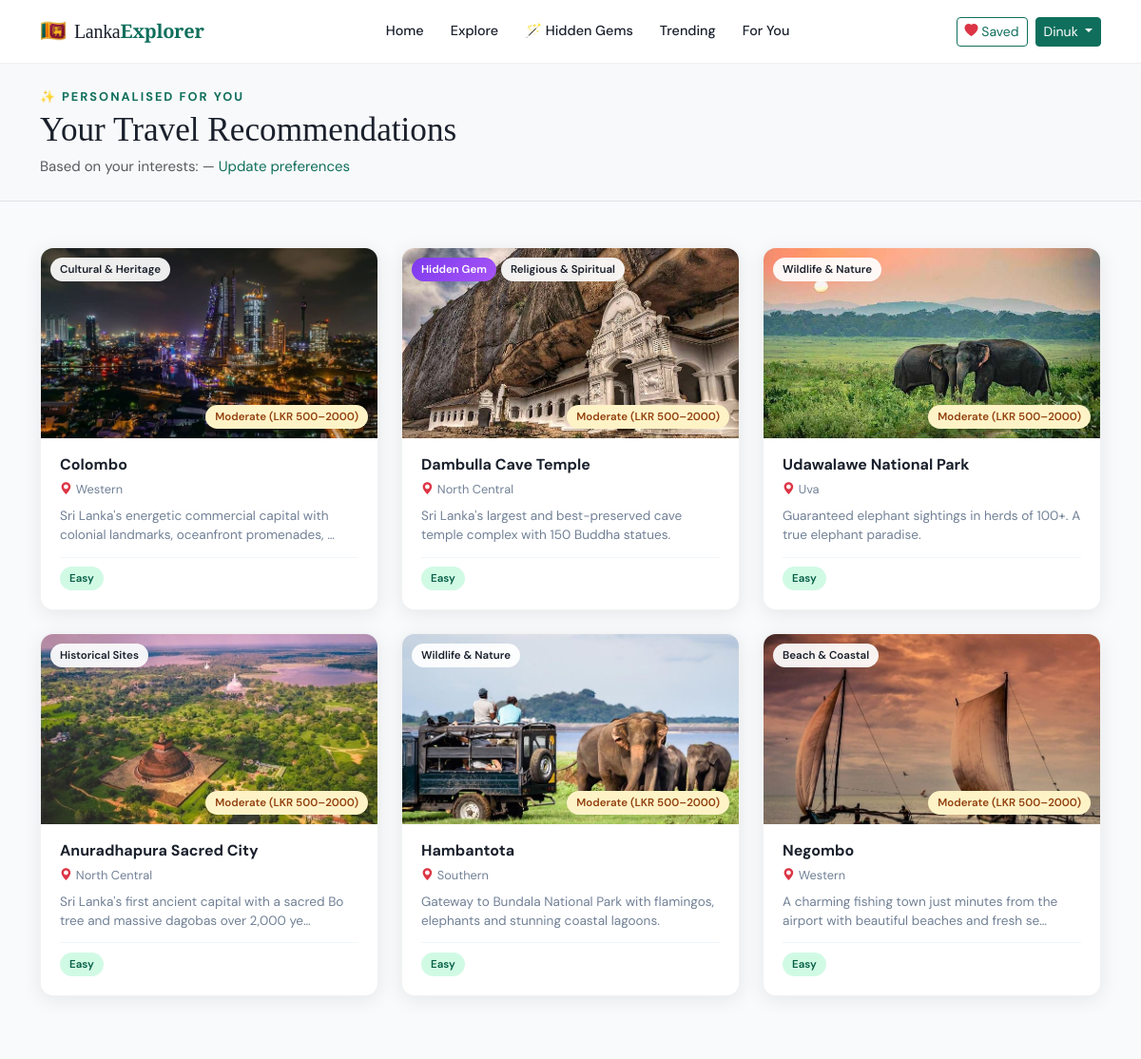
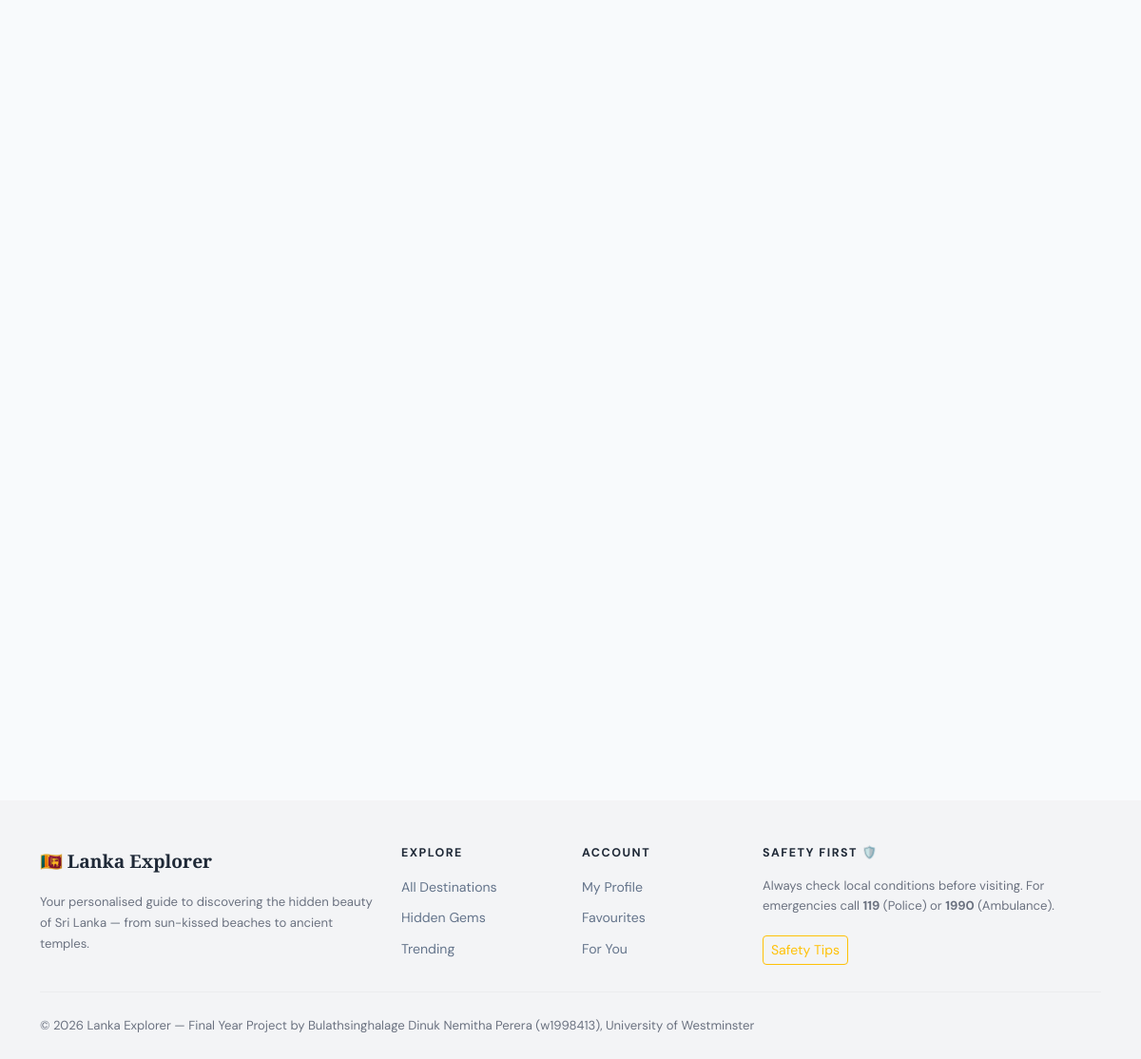
Page /recommendations/ (signed in) on the committed database (2 pictures, top to bottom).
### destinations/models.py (models this page shows, shortened)
class Destination(models.Model):
    BUDGET_CHOICES = [
        ('free', 'Free'),
        ('budget', 'Budget (< LKR 500)'),
        ('moderate', 'Moderate (LKR 500–2000)'),
        ('premium', 'Premium (LKR 2000+)'),
    ]
    DIFFICULTY_CHOICES = [
        ('easy', 'Easy'),
        ('moderate', 'Moderate'),
        ('challenging', 'Challenging'),
    ]
    name = models.CharField(max_length=200)
    slug = models.SlugField(unique=True, blank=True)
    category = models.ForeignKey(Category, on_delete=models.SET_NULL, null=True, related_name='destinations')
    province = models.ForeignKey(Province, on_delete=models.SET_NULL, null=True, related_name='destinations')
    description = models.TextField()
    short_description = models.CharField(max_length=300)
    latitude = models.FloatField(null=True, blank=True)
    longitude = models.FloatField(null=True, blank=True)
    address = models.CharField(max_length=300, blank=True)
    city = models.CharField(max_length=100, blank=True)
    featured_image = models.ImageField(upload_to='destinations/', blank=True, null=True)
    budget_level = models.CharField(max_length=20, choices=BUDGET_CHOICES, default='moderate')
    difficulty = models.CharField(max_length=20, choices=DIFFICULTY_CHOICES, default='easy')
    best_time_to_visit = models.CharField(max_length=200, blank=True)
    opening_hours = models.CharField(max_length=200, blank=True)
    entry_fee = models.CharField(max_length=100, blank=True)
    requires_dress_code = models.BooleanField(default=False)
    dress_code_description = models.TextField(blank=True)
    is_hidden_gem = models.BooleanField(default=False)
    is_featured = models.BooleanField(default=False)
    is_active = models.BooleanField(default=True)
    safety_notes = models.TextField(blank=True)
    tags = models.CharField(max_length=300, blank=True, help_text='Comma-separated tags')
    view_count = models.PositiveIntegerField(default=0)
    created_at = models.DateTimeField(auto_now_add=True)
    updated_at = models.DateTimeField(auto_now=True)
    class Meta:
        ordering = ['-is_featured', '-view_count', 'name']
    def average_rating(self):
        reviews = self.reviews.filter(is_approved=True)
        if reviews.exists():
            return round(sum(r.rating for r in reviews) / reviews.count(), 1)
        return 0

class Category(models.Model):
    CATEGORY_CHOICES = [
        ('beach', 'Beach & Coastal'),
        ('wildlife', 'Wildlife & Nature'),
        ('cultural', 'Cultural & Heritage'),
        ('religious', 'Religious & Spiritual'),
        ('adventure', 'Adventure & Trekking'),
        ('historical', 'Historical Sites'),
        ('scenic', 'Scenic & Viewpoints'),
        ('waterfalls', 'Waterfalls'),
        ('food', 'Food & Cuisine'),
    ]
    name = models.CharField(max_length=100)
    slug = models.SlugField(unique=True, blank=True)
    category_type = models.CharField(max_length=50, choices=CATEGORY_CHOICES, default='cultural')
    icon = models.CharField(max_length=50, default='🏛️')
    description = models.TextField(blank=True)
    class Meta:
        verbose_name_plural = 'Categories'
        ordering = ['name']

class Province(models.Model):
    name = models.CharField(max_length=100)
    slug = models.SlugField(unique=True, blank=True)
    description = models.TextField(blank=True)

### recommendations/views.py (the view)
# urls.py: path('', views.get_recommendations, name='get_recommendations'),
@login_required
def get_recommendations(request):
    recommendations = get_recommendations_for_user(request.user)
    profile = request.user.profile
    context = {
        'recommendations': recommendations,
        'profile': profile,
        'interests': profile.get_interests_list(),
    }
    return render(request, 'recommendations/recommendations.html', context)

### accounts/models.py (called while the page is built)
    def get_interests_list(self):
        if self.interests:
            return [i.strip() for i in self.interests.split(',')]
        return []

### templates/recommendations/recommendations.html (shortened to what this page needs)
{% extends "base/base.html" %}
{% block content %}
<div class="page-header-simple py-4 bg-light border-bottom">
  <div class="container">
    <p class="section-eyebrow mb-1">✨ Personalised For You</p>
    <h1 class="mb-1">Your Travel Recommendations</h1>
    <p class="text-muted mb-0">Based on your interests:
      — <a href="{% url 'accounts:profile' %}">Update preferences</a>
    </p>
  </div>
</div>
<div class="container py-5">
  {% if recommendations %}
  <div class="row g-4">
    {% for dest in recommendations %}
    <div class="col-lg-4 col-md-6">
      <a href="{% url 'destinations:detail' dest.slug %}" class="destination-card-link">
        <div class="destination-card h-100">
          <div class="card-img-wrap">
            {% if dest.featured_image %}
              <img src="{{ dest.featured_image.url }}" alt="{{ dest.name }}" loading="lazy">
            {% else %}
              <div class="card-img-placeholder large">{{ dest.category.icon|default:"🗺️" }}</div>
            {% endif %}
            <div class="card-badges">
              {% if dest.is_hidden_gem %}<span class="badge-gem">Hidden Gem</span>{% endif %}
              <span class="badge-category">{{ dest.category.name }}</span>
            </div>
            <div class="card-budget badge-budget-{{ dest.budget_level }}">{{ dest.get_budget_level_display }}</div>
          </div>
          <div class="card-body-custom">
            <div class="d-flex justify-content-between align-items-start">
              <h5 class="card-title-custom">{{ dest.name }}</h5>
            </div>
            <p class="card-location"><i class="bi bi-geo-alt-fill text-danger me-1"></i>{{ dest.province.name|default:dest.city }}</p>
            <p class="card-desc">{{ dest.short_description|truncatechars:90 }}</p>
            <div class="card-footer-custom">
              <span class="badge-difficulty diff-{{ dest.difficulty }}">{{ dest.get_difficulty_display }}</span>
            </div>
          </div>
        </div>
      </a>
    </div>
    {% endfor %}
  </div>
  {% endif %}
</div>
{% endblock %}

### templates/base/base.html (shortened to what this page needs)
<!DOCTYPE html>
<html lang="en">
<head>
  <link href="https://cdn.jsdelivr.net/npm/bootstrap@5.3.2/dist/css/bootstrap.min.css" rel="stylesheet">
  <link href="https://cdn.jsdelivr.net/npm/bootstrap-icons@1.11.3/font/bootstrap-icons.css" rel="stylesheet">
  <link rel="stylesheet" href="https://unpkg.com/leaflet@1.9.4/dist/leaflet.css" />
  {% load static %}
  <link rel="stylesheet" href="{% static 'css/main.css' %}">
</head>
<body>
<nav class="navbar navbar-expand-lg sticky-top" id="mainNav">
  <div class="container">
    <a class="navbar-brand d-flex align-items-center gap-2" href="{% url 'core:home' %}">
      <span class="brand-icon">🇱🇰</span>
      <span class="brand-text">Lanka<strong>Explorer</strong></span>
    </a>
    <div class="collapse navbar-collapse" id="navMenu">
      <ul class="navbar-nav mx-auto gap-1">
        <li class="nav-item">
          <a class="nav-link {% if request.resolver_match.namespace == 'core' and request.resolver_match.url_name == 'home' %}active{% endif %}" href="{% url 'core:home' %}">Home</a>
        </li>
        <li class="nav-item">
          <a class="nav-link {% if request.resolver_match.namespace == 'destinations' %}active{% endif %}" href="{% url 'destinations:list' %}">Explore</a>
        </li>
        <li class="nav-item">
          <a class="nav-link" href="{% url 'destinations:hidden_gems' %}">🪄 Hidden Gems</a>
        </li>
        <li class="nav-item">
          <a class="nav-link" href="{% url 'recommendations:popular' %}">Trending</a>
        </li>
        {% if user.is_authenticated %}
        <li class="nav-item">
          <a class="nav-link" href="{% url 'recommendations:get_recommendations' %}">For You</a>
        </li>
        {% endif %}
      </ul>
      <div class="d-flex align-items-center gap-2">
        {% if user.is_authenticated %}
          <a href="{% url 'destinations:favourites' %}" class="btn btn-sm btn-outline-primary">
            <i class="bi bi-heart-fill text-danger"></i> Saved
          </a>
          <div class="dropdown">
            <button class="btn btn-sm btn-primary dropdown-toggle" data-bs-toggle="dropdown">
              {{ user.first_name|default:user.username }}
            </button>
          </div>
        {% else %}
          <a href="{% url 'accounts:login' %}" class="btn btn-sm btn-outline-secondary">Login</a>
          <a href="{% url 'accounts:register' %}" class="btn btn-sm btn-primary">Sign Up Free</a>
        {% endif %}
      </div>
    </div>
  </div>
</nav>
<main>
  {% block content %}{% endblock %}
</main>
<footer class="site-footer mt-5">
  <div class="container">
    <div class="row gy-4">
      <div class="col-lg-4">
        <div class="footer-brand mb-3">🇱🇰 <strong>Lanka Explorer</strong></div>
        <p class="text-muted small">Your personalised guide to discovering the hidden beauty of Sri Lanka — from sun-kissed beaches to ancient temples.</p>
      </div>
      <div class="col-lg-2 col-6">
        <h6 class="footer-heading">Explore</h6>
        <ul class="list-unstyled footer-links">
          <li><a href="{% url 'destinations:list' %}">All Destinations</a></li>
          <li><a href="{% url 'destinations:hidden_gems' %}">Hidden Gems</a></li>
          <li><a href="{% url 'recommendations:popular' %}">Trending</a></li>
        </ul>
      </div>
      <div class="col-lg-2 col-6">
        <h6 class="footer-heading">Account</h6>
        <ul class="list-unstyled footer-links">
          {% if user.is_authenticated %}
          <li><a href="{% url 'accounts:profile' %}">My Profile</a></li>
          <li><a href="{% url 'destinations:favourites' %}">Favourites</a></li>
          <li><a href="{% url 'recommendations:get_recommendations' %}">For You</a></li>
          {% else %}
          <li><a href="{% url 'accounts:register' %}">Register</a></li>
          <li><a href="{% url 'accounts:login' %}">Login</a></li>
          {% endif %}
        </ul>
      </div>
      <div class="col-lg-4">
        <h6 class="footer-heading">Safety First 🛡️</h6>
        <p class="text-muted small">Always check local conditions before visiting. For emergencies call <strong>119</strong> (Police) or <strong>1990</strong> (Ambulance).</p>
        <a href="{% url 'core:safety' %}" class="btn btn-sm btn-outline-warning mt-1">Safety Tips</a>
      </div>
    </div>
    <hr class="my-4">
    <div class="d-flex flex-wrap justify-content-between align-items-center gap-2">
      <p class="text-muted small mb-0">© 2026 Lanka Explorer — Final Year Project by Bulathsinghalage Dinuk Nemitha Perera (w1998413), University of Westminster</p>    </div>
  </div>
</footer>
{% load static %}
</body>
</html>

### static/css/main.css (style rules this page uses)
:root { --primary: #0f6f5c; --primary-light: #16a086; --primary-dark: #0a4f41; --accent: #f59e0b; --accent-dark: #d97706; --danger: #e53e3e; --text: #1a202c; --text-muted: #718096; --bg: #f8fafc; --white: #ffffff; --card-shadow: 0 4px 20px rgba(0,0,0,0.08); --card-shadow-hover: 0 12px 40px rgba(0,0,0,0.15); --radius: 14px; --radius-sm: 8px; --transition: all 0.25s ease; --font-display: 'Playfair Display', Georgia, serif; --font-body: 'DM Sans', -apple-system, sans-serif; }
*, *::before, *::after { box-sizing: border-box; }
html { scroll-behavior: smooth; }
body { font-family: var(--font-body); color: var(--text); background: var(--bg); font-size: 15px; line-height: 1.65; }
h1, h2, h3 { font-family: var(--font-display); }
a { color: var(--primary); text-decoration: none; transition: var(--transition); }
img { max-width: 100%; }
#mainNav { background: rgba(255,255,255,0.97); backdrop-filter: blur(12px); border-bottom: 1px solid rgba(0,0,0,0.06); padding: 0.6rem 0; transition: box-shadow 0.3s ease; z-index: 1000; }
.brand-icon { font-size: 1.4rem; }
.brand-text { font-family: var(--font-display); font-size: 1.25rem; color: var(--text); letter-spacing: -0.3px; }
.brand-text strong { color: var(--primary); }
.nav-link { font-weight: 500; font-size: 0.9rem; color: var(--text) !important; padding: 0.4rem 0.75rem !important; border-radius: var(--radius-sm); transition: var(--transition); }
.btn-primary { background: var(--primary); border-color: var(--primary); }
.btn-outline-primary { color: var(--primary); border-color: var(--primary); }
.section-eyebrow { font-size: 0.8rem; font-weight: 700; letter-spacing: 2px; text-transform: uppercase; color: var(--primary); margin-bottom: 0.25rem; }
.destination-card-link { display: block; text-decoration: none; color: inherit; }
.destination-card { background: white; border-radius: var(--radius); overflow: hidden; box-shadow: var(--card-shadow); transition: var(--transition); border: 1px solid rgba(0,0,0,0.05); }
.card-img-wrap { position: relative; height: 200px; overflow: hidden; background: #e2e8f0; }
.card-img-wrap img { width: 100%; height: 100%; object-fit: cover; transition: transform 0.4s ease; }
.card-badges { position: absolute; top: 10px; left: 10px; display: flex; flex-wrap: wrap; gap: 5px; }
.badge-gem { background: linear-gradient(135deg, #7c3aed, #a855f7); color: white; padding: 3px 10px; border-radius: 50px; font-size: 0.72rem; font-weight: 600; }
.badge-category { background: rgba(255,255,255,0.92); color: var(--text); padding: 3px 10px; border-radius: 50px; font-size: 0.72rem; font-weight: 600; backdrop-filter: blur(4px); }
.card-budget { position: absolute; bottom: 10px; right: 10px; padding: 3px 10px; border-radius: 50px; font-size: 0.72rem; font-weight: 600; }
.badge-budget-moderate { background: #fef3c7; color: #92400e; }
.card-body-custom { padding: 1.1rem 1.25rem 1.25rem; }
.card-title-custom { font-size: 1rem; font-weight: 700; margin-bottom: 0.25rem; color: var(--text); line-height: 1.3; }
.card-location { font-size: 0.8rem; color: var(--text-muted); margin-bottom: 0.5rem; }
.card-desc { font-size: 0.85rem; color: var(--text-muted); line-height: 1.5; margin-bottom: 0.75rem; display: -webkit-box; -webkit-line-clamp: 2; -webkit-box-orient: vertical; overflow: hidden; }
.card-footer-custom { display: flex; align-items: center; justify-content: space-between; padding-top: 0.6rem; border-top: 1px solid #f1f5f9; }
.badge-difficulty { padding: 3px 10px; border-radius: 50px; font-size: 0.72rem; font-weight: 600; }
.diff-easy { background: #d1fae5; color: #065f46; }
.page-header-simple h1 { font-family: var(--font-display); font-size: clamp(1.6rem, 4vw, 2.2rem); }
.site-footer { background: #f3f4f6; color: #4b5563; padding: 3rem 0 1.5rem; }
.footer-brand { font-size: 1.2rem; color: #1f2937; font-family: var(--font-display); }
.footer-heading { font-size: 0.78rem; text-transform: uppercase; letter-spacing: 1.5px; color: #1f2937; font-weight: 700; margin-bottom: 1rem; }
.footer-links { list-style: none; padding: 0; margin: 0; }
.footer-links li { margin-bottom: 0.5rem; }
.footer-links a { color: #64748b; font-size: 0.88rem; }
.site-footer .text-muted { color: #6b7280 !important; }
.site-footer hr { border-color: rgba(0, 0, 0, 0.12); }

### rows in the picture
Destination: featured_image (picture), category.name "Cultural & Heritage", budget_level "Moderate (LKR 500–2000)", name "Colombo", province.name "Western", short_description "Sri Lanka's energetic commercial capital with colonial landmarks, oceanfront promenades, …", difficulty "Easy"
Destination: featured_image (picture), is_hidden_gem "Hidden Gem", category.name "Religious & Spiritual", budget_level "Moderate (LKR 500–2000)", name "Dambulla Cave Temple", province.name "North Central", short_description "Sri Lanka's largest and best-preserved cave temple complex with 150 Buddha statues.", difficulty "Easy"
Destination: featured_image (picture), category.name "Wildlife & Nature", budget_level "Moderate (LKR 500–2000)", name "Udawalawe National Park", province.name "Uva", short_description "Guaranteed elephant sightings in herds of 100+. A true elephant paradise.", difficulty "Easy"
Destination: featured_image (picture), category.name "Historical Sites", budget_level "Moderate (LKR 500–2000)", name "Anuradhapura Sacred City", province.name "North Central", short_description "Sri Lanka's first ancient capital with a sacred Bo tree and massive dagobas over 2,000 ye…", difficulty "Easy"
Destination: featured_image (picture), category.name "Wildlife & Nature", budget_level "Moderate (LKR 500–2000)", name "Hambantota", province.name "Southern", short_description "Gateway to Bundala National Park with flamingos, elephants and stunning coastal lagoons.", difficulty "Easy"
Destination: featured_image (picture), category.name "Beach & Coastal", budget_level "Moderate (LKR 500–2000)", name "Negombo", province.name "Western", short_description "A charming fishing town just minutes from the airport with beautiful beaches and fresh se…", difficulty "Easy"

### other values in the picture
{{ user.first_name|default:user.username }} "Dinuk"
